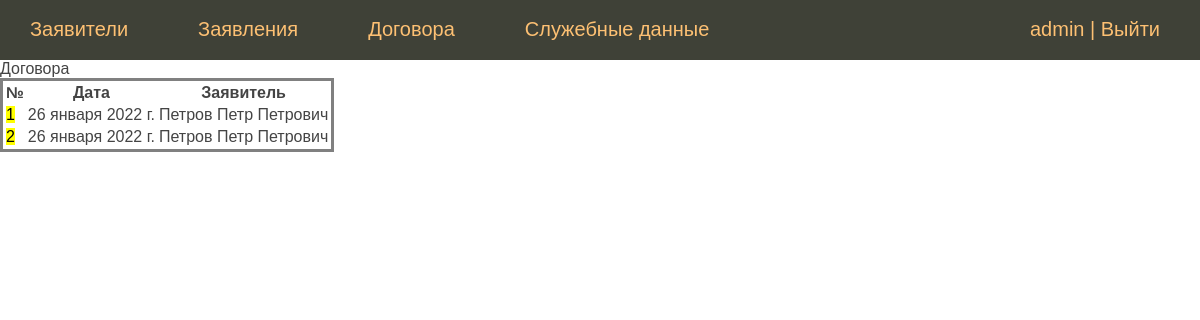
The app's page /contracts_list/ (signed in) with its own data.
### sobnushdi/models.py (models this page shows, shortened)
class Contract(models.Model):
    statement = models.ForeignKey(Statement, on_delete=models.CASCADE, verbose_name='Заявление')
    number_decree = models.CharField(max_length=7, verbose_name='номер распоряжения')
    date_decree = models.DateField(blank=True, null=True, verbose_name='дата распоряжения')
    number = models.CharField(max_length=7, blank=True, null=True, verbose_name='номер договора')
    date = models.DateField(blank=True, null=True, verbose_name='Дата договора')
    class Meta:
        verbose_name = 'Договор'
        verbose_name_plural = 'Договоры'

class Statement(models.Model):
    number_statement = models.PositiveSmallIntegerField(verbose_name='Номер заявления')
    date = models.DateField(blank=True, null=True, verbose_name='Дата заявления')
    address = models.ForeignKey(HeatedPremise, on_delete=models.SET_NULL,
                                null=True, verbose_name='Адрес отапливаемого помещения')
    person = models.ForeignKey(Person, on_delete=models.CASCADE, blank=True, null=True, verbose_name='Заявитель')
    class Meta:
        verbose_name = 'Заявление'
        verbose_name_plural = 'Заявления'

### person/models.py (models this page shows)
class Person(models.Model):
    second_name = models.CharField(max_length=50, verbose_name='Фамилия')
    first_name = models.CharField(max_length=50, verbose_name='Имя')
    patronymic = models.CharField(max_length=50, blank=True, null=True, verbose_name='Отчество')
    date_of_bird = models.DateField(blank=True, null=True, verbose_name='Дата рождения')
    phone_number = models.IntegerField(max_length=11, blank=True, null=True, verbose_name='Телефон')
    residence_address = models.OneToOneField(ResidenceAddress, on_delete=models.CASCADE,
                                             blank=True, null=True, verbose_name='Адрес проживания')
    passport = models.OneToOneField(Passport, on_delete=models.CASCADE,
                                    blank=True, null=True, verbose_name='паспортные данные')
    def __str__(self):
        a = str(self.second_name)+' '+str(self.first_name)+' '+str(self.patronymic)
        return a
    class Meta:
        verbose_name = 'ФИО'
        verbose_name_plural = 'ФИО'

### sobnushdi/views.py (the view)
# urls.py: path('contracts_list/', ContractsView.as_view(), name='contracts_list'),
class ContractsView(ListView):
    model = Contract
    template_name = 'sobnushdi/contracts_list.html'
    context_object_name = 'contracts'
    fields = ['statement', 'number_decree', 'date_decree', 'number', 'date']
    paginate_by = 20
    def get_context_data(self, *, object_list=None, **kwargs):
        context = super().get_context_data(**kwargs)
        context['title'] = 'Договора'
        return context

### sobnushdi/templates/sobnushdi/contracts_list.html
{% extends 'sobnushdi/base.html' %}
{% block content %}
{% if request.user.is_authenticated %}
{{title}}
<table>
    <tr>
        <th>№</th>
        <th>Дата</th>
        <th>Заявитель</th>
    </tr>
{% for contract in contracts %}
    <tr>
        <td><mark> {{ contract.number }}</mark></td>
        <td> {{ contract.date }}</td>
        <td> {{ contract.statement.person }}</td>
    </tr>
    {% endfor %}
</table>
{% else %}
<p>Авторизуйтесь</p>
 {% endif %}
{% endblock %}

### sobnushdi/templates/sobnushdi/base.html (shortened to what this page needs)
{% load static %}
<!DOCTYPE html>
    <html>
    <head>
        <link type="text/css" href="{% static 'les/css/styles.css' %}" rel="stylesheet" />
    </head>
    <body>
     {% block mainmenu %}
     <div class="header">
         <ul id="mainmenu" class="mainmenu">
             {% if request.user.is_authenticated %}
                <li><a href="{% url 'persons_list' %}">Заявители</a></li>
                <li><a href="{% url 'statements_list' %}">Заявления</a></li>
                <li><a href="{% url 'contracts_list' %}">Договора</a></li>
                <li><a href="#">Служебные данные</a></li>
                <li class="last">{{ user.username }} | <a href="{% url 'logout' %}">Выйти</a></li>
             {% else %}
                <div>
                    <li class="last">
                        <a href="{% url 'register' %}">Регистрация</a> | <a href="{% url 'login' %}">Войти</a>
                    </li>
                </div>
             {% endif %}
         </ul>
     </div>
     {% endblock %}
        {% block content  %}
        {% endblock %}
    </body>
    </html>

### person/static/les/css/styles.css (style rules this page uses)
html, body { font-family: 'Arial'; margin: 0; padding: 0; height: 100%; width: 100%; color: #444; }
a { color: #fdc073; text-decoration: none; }
.header { background: #3F4137; height: 60px; }
ul.mainmenu { list-style: none; margin: 0; padding: 0; height: 60px; color: #fdc073; font-size: 20px; overflow: hidden; }
ul.mainmenu li { float: left; margin: 18px 40px 0 30px; }
ul.mainmenu li.last { float: right; }
ul.mainmenu li a { color: #fdc073; text-decoration: none; }
table { border: 3px solid grey; }

### records on screen
Contract: number "1", date "26 января 2022 г.", statement.person "Петров Петр Петрович"
Contract: number "2", date "26 января 2022 г.", statement.person "Петров Петр Петрович"

### other values on screen
{{ user.username }} "admin"
{{ title }} "Договора"
